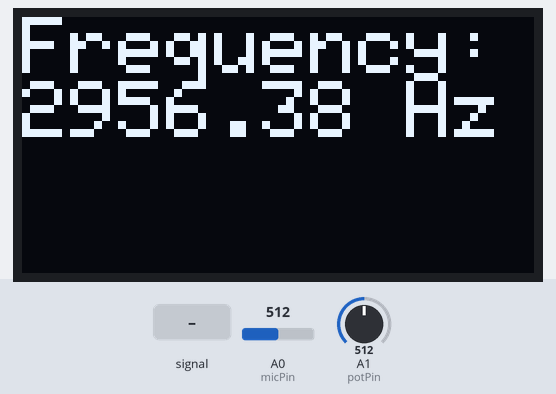
A sketch run on a simulated Arduino Mega 2560, built with avr-gcc and run on an emulated ATmega2560. Shown: 128×64 one-colour display. The inputs (shaded band) are chosen by the test bench; at power-on: A0 (micPin) = 512, A1 (potPin) = 512. What the sketch prints to the serial monitor is not drawn.

Above: at 1.2 s.
1.3 s: A0 (micPin) fed a 200 Hz sine of ±460 counts around its level
At 2.12 s:
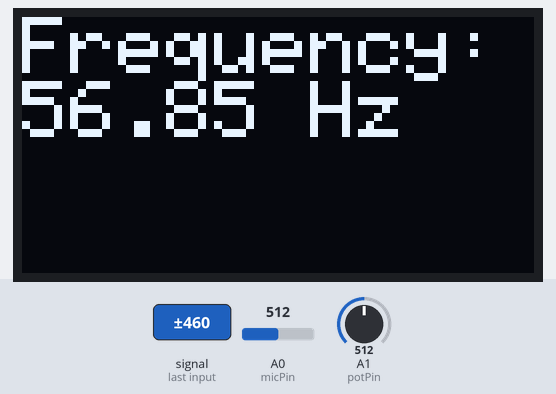
3.0 s: A0 (micPin) set to 122
At 4.2 s:
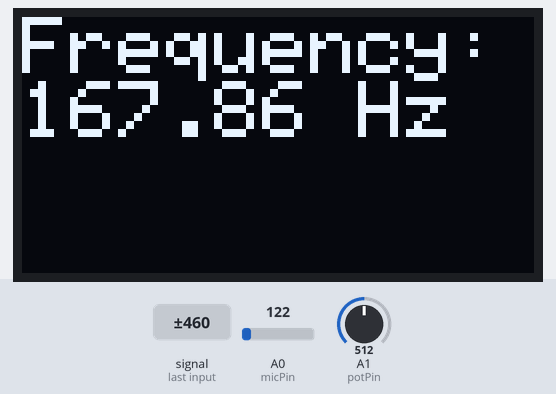
4.5 s: A1 (potPin) set to 235
At 5.6 s:
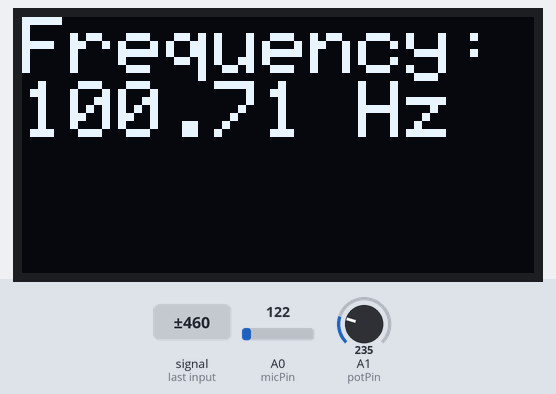
6.0 s: A1 (potPin) set to 215
At 6.8 s:
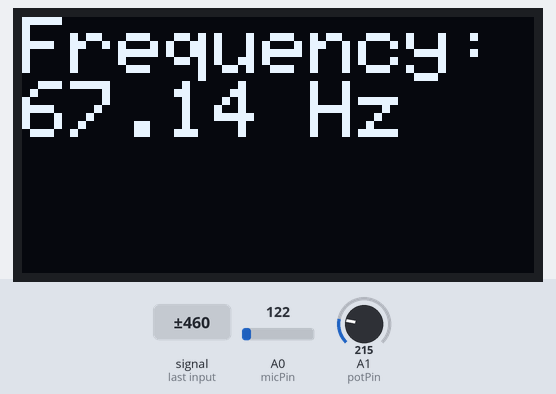
7.5 s: A0 (micPin) fed a 200 Hz sine of ±81 counts around its level
At 8.22 s:
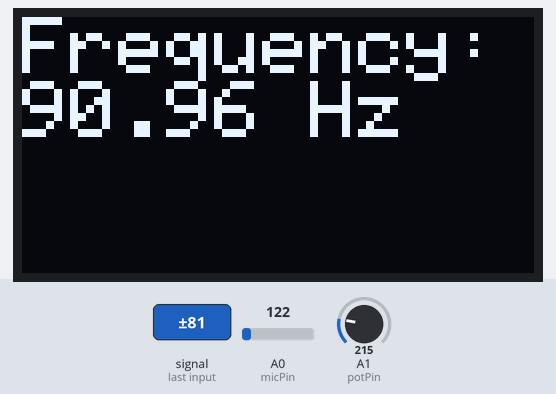
9.0 s: A0 (micPin) set to 39
At 10.3 s:
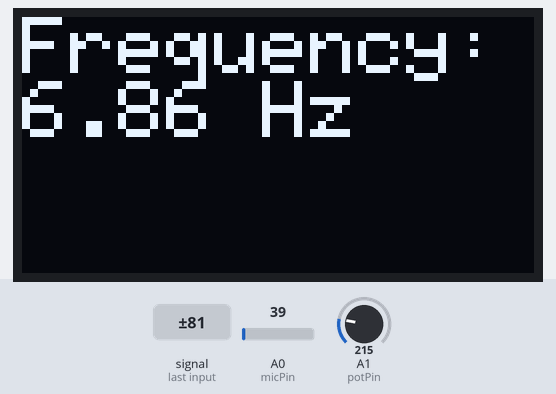
Timing chart, 0 to 11.5 s (numbered marks = the images above; inputs shaded):
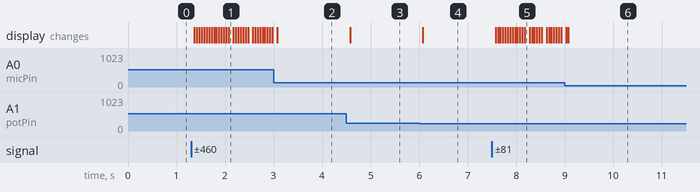

Measured:
- after the input at 1.3 s, the display: first changes after 0.07 s (image 1 shows a later state)
- after the input at 4.5 s, the display: changes after 0.08 s (image 3)
- after the input at 6.0 s, the display: changes after 0.08 s (image 4)
- after the input at 7.5 s, the display: first changes after 0.08 s (image 5 shows a later state)

The sketch:

sketch.ino
```cpp
#include <Wire.h> // Include the Wire library for I2C communication
#include <Adafruit_GFX.h> // Include the Adafruit_GFX library for graphics
#include <Adafruit_SSD1306.h> // Include the Adafruit_SSD1306 library for the OLED display

#define OLED_RESET 4 // Define the reset pin for the OLED display
Adafruit_SSD1306 display(OLED_RESET); // Create an instance of the OLED display

const int micPin = A0; // Define the pin number for the microphone input
const int potPin = A1; // Define the pin number for the potentiometer input

void setup() {
  display.begin(SSD1306_SWITCHCAPVCC, 0x3C); // Initialize the OLED display
  Serial.begin(9600);
}

void loop() {
  int micValue = analogRead(micPin); // Read the microphone input
  int potValue = analogRead(potPin); // Read the potentiometer input

  float sensitivity = map(potValue, 0, 1023, 1.0, 10.0); // Map the potentiometer value to a sensitivity value

  float voltage = micValue * (5.0 / 1023.0); // Convert the microphone value to a voltage value
  float db = 20 * log10(voltage / 0.00002); // Convert the voltage value to a decibel (dB) value

  float frequency = 0.0; // Initialize the frequency value to 0 Hz

  // Calculate the frequency only if the sound level is above a certain threshold
  if (db > 49) {
    frequency = pow(10, (db - 49.0) / 10.0) * 0.003; // Calculate the frequency based on the dB value
    frequency *= sensitivity; // Adjust the frequency based on the sensitivity value
  }

  // Print frequency on serial monitor
  Serial.print("Frequency: ");
  Serial.print(frequency);
  Serial.println(" Hz");

  // Display the frequency value on the OLED display
  display.clearDisplay(); // Clear the display
  display.setTextSize(2); // Set the text size to 2
  display.setTextColor(WHITE); // Set the text color to white
  display.setCursor(0,0); // Set the cursor to the top-left corner of the display
  display.print("Frequency:"); // Print the text "Frequency:"
  display.setCursor(0,16); // Set the cursor to the second row of the display
  display.print(frequency); // Print the frequency value
  display.print(" Hz"); // Print the unit "Hz"
  display.display(); // Display the text on the OLED display
  delay(20);
}
```
